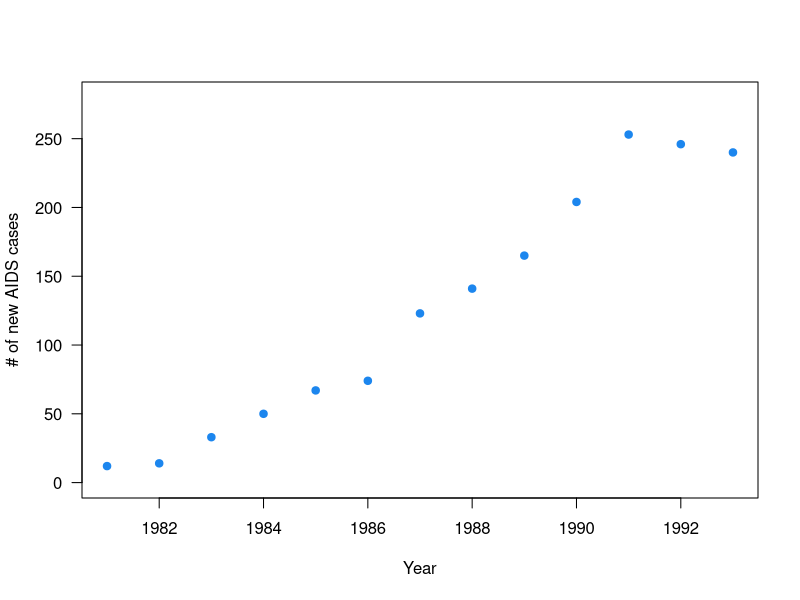
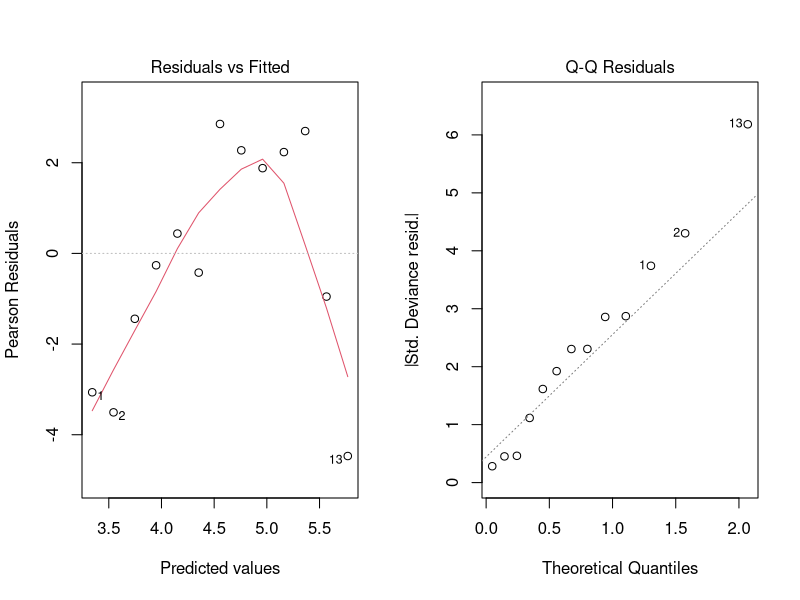
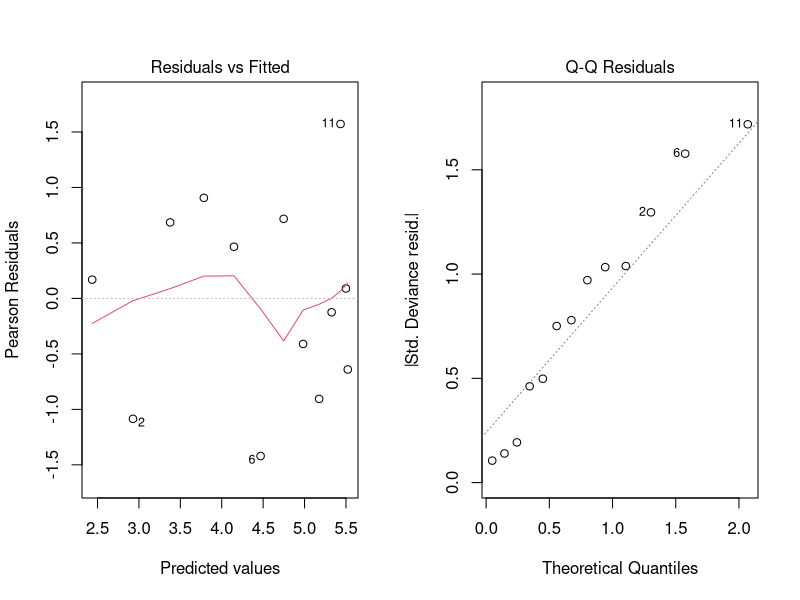
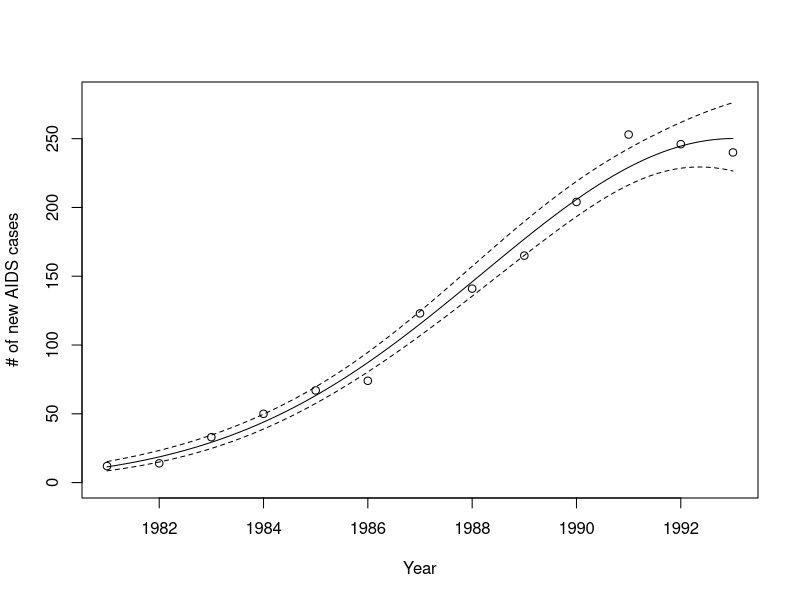

The R source for these figures, in order:
y <- c(12, 14, 33, 50, 67, 74, 123, 141, 165, 204, 253, 246, 240)
t <- 1:13
plot(t + 1980, y, xlab = "Year", ylab = "# of new AIDS cases", 
     ylim = c(0, 280), pch = 19, col = "dodgerblue2", las = 1)

# Simple model
m0 <- glm(y ~ t, family = poisson(link = "log"))
summary(m0)  # print model summary

# Standard residual plots
par(mfrow = c(1, 2))
plot(m0, which = 1:2)

# More flexible model
m1 <- glm(y ~ t + I(t ^ 2), family = poisson(link = "log"))
summary(m1)  # print model summary

# Standard residual plots
par(mfrow = c(1, 2))
plot(m1, which = 1:2)

# Compare models
anova(m0, m1, test = "Chisq")

beta.1 <- summary(m1)$coefficients[2,]
ci <- c(beta.1[1] - 1.96*beta.1[2], beta.1[1] + 1.96*beta.1[2])
ci ## print 95% CI for beta_1

# Plot fitted mean response
par(mfrow = c(1, 1))
new.t <- seq(1, 13, length = 100)
fv <- predict(m1, data.frame(t = new.t), se = TRUE)
plot(t + 1980, y, xlab = "Year", ylab = "# of new AIDS cases", ylim = c(0, 280))
lines(new.t + 1980, exp(fv$fit))
lines(new.t + 1980, exp(fv$fit + 2*fv$se.fit), lty = 2)
lines(new.t + 1980, exp(fv$fit - 2*fv$se.fit), lty = 2)
